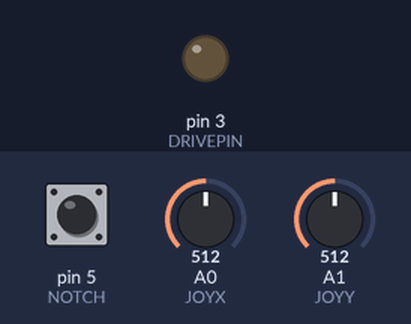
A sketch run on a simulated Arduino Uno, built with avr-gcc and run on an emulated ATmega328P. Shown: output pins drawn as LEDs (lit = HIGH). The test bench sets the inputs (shaded band); at power-on: A0 (JOYX) = 512, pin 5 (NOTCH) HIGH, A1 (JOYY) = 512. What the sketch prints to the serial monitor is not drawn.

Above: at 1.2 s.
1.3 s: A0 (JOYX) set to 106
2.8 s: A0 (JOYX) set to 93
At 3.3 s:
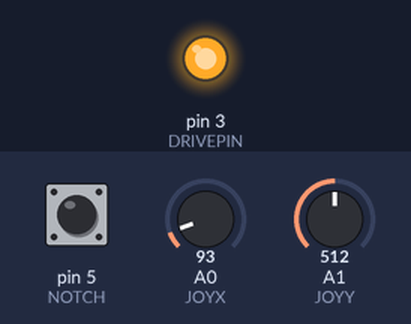
4.3 s: pin 5 (NOTCH) pulled LOW for 3.2 s
At 8.2 s:
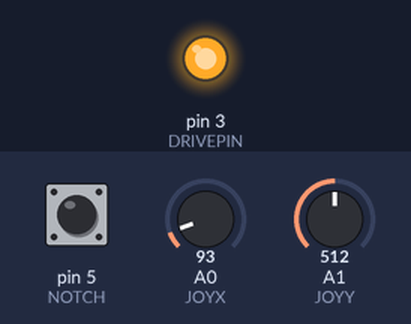
Timing chart, 0 to 9.7 s (numbered marks = the images above; inputs shaded):
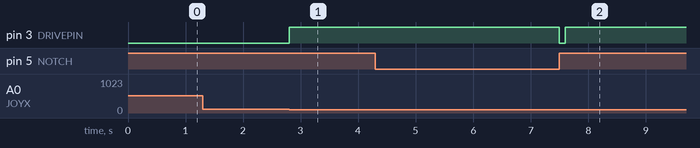

The sketch:

TicketDispense.ino
```cpp
//relay test
#define DRIVEPIN 3
#define NOTCH 5
#define JOYX A0
#define JOYY A1

void setup() {
  pinMode(DRIVEPIN,OUTPUT);
  digitalWrite(DRIVEPIN,LOW);
  pinMode(NOTCH,INPUT_PULLUP);
  Serial.begin(115200);

}
#define DEBUGTIMING
#ifdef DEBUGTIMING
#define STATEOUT Serial.println(reading);
#else
#define STATEOUT delay(10);
#endif
void dispense(int num){

  int reading;
  for(int i = 0; i <num ; i++){
    reading = digitalRead(NOTCH);
    STATEOUT
    digitalWrite(DRIVEPIN,HIGH);
    delay(10);
    // normally high, wait to go low.
    while(reading = digitalRead(NOTCH) == HIGH)
      STATEOUT
    // when it comes back up, we've dispensed one ticket
    while(reading = digitalRead(NOTCH) == LOW)
     STATEOUT
    STATEOUT
    digitalWrite(DRIVEPIN,LOW);
    delay(100);
    while(reading = digitalRead(NOTCH) == LOW)
      STATEOUT
      Serial.println(4);
  }

}
void loop() {

  int x = analogRead(JOYX);
  int y = analogRead(JOYY);

    int reading = digitalRead(NOTCH);
    STATEOUT
  // 1023 is up
  // 0 is down
  // 1023 is left (toward usb)
  // 0 is right
  if (y > 1000){
    dispense(1);
    delay(500);
  }
  if (y < 100){
    dispense (2);
    delay(500);
  }
  if (x > 1000){
    dispense(3);
    delay(500);
  }
  if (x < 100){
    dispense (4);
    delay(500);
  }


  if (Serial.available()){
    char c = Serial.read();
    if (c >='1' && c <='9'){
      dispense(int(c-0x30));
    }
  }
}
```

Measured:
- the behaviour switches between 100 and 99 on A0 (JOYX) (found by bisection; images 0 and 1)
- after the input at 2.8 s, pin 3 (DRIVEPIN): LOW → HIGH at once
- after the input at 4.3 s, pin 3 (DRIVEPIN): HIGH → LOW after 3.2 s, → HIGH 0.10 s later
